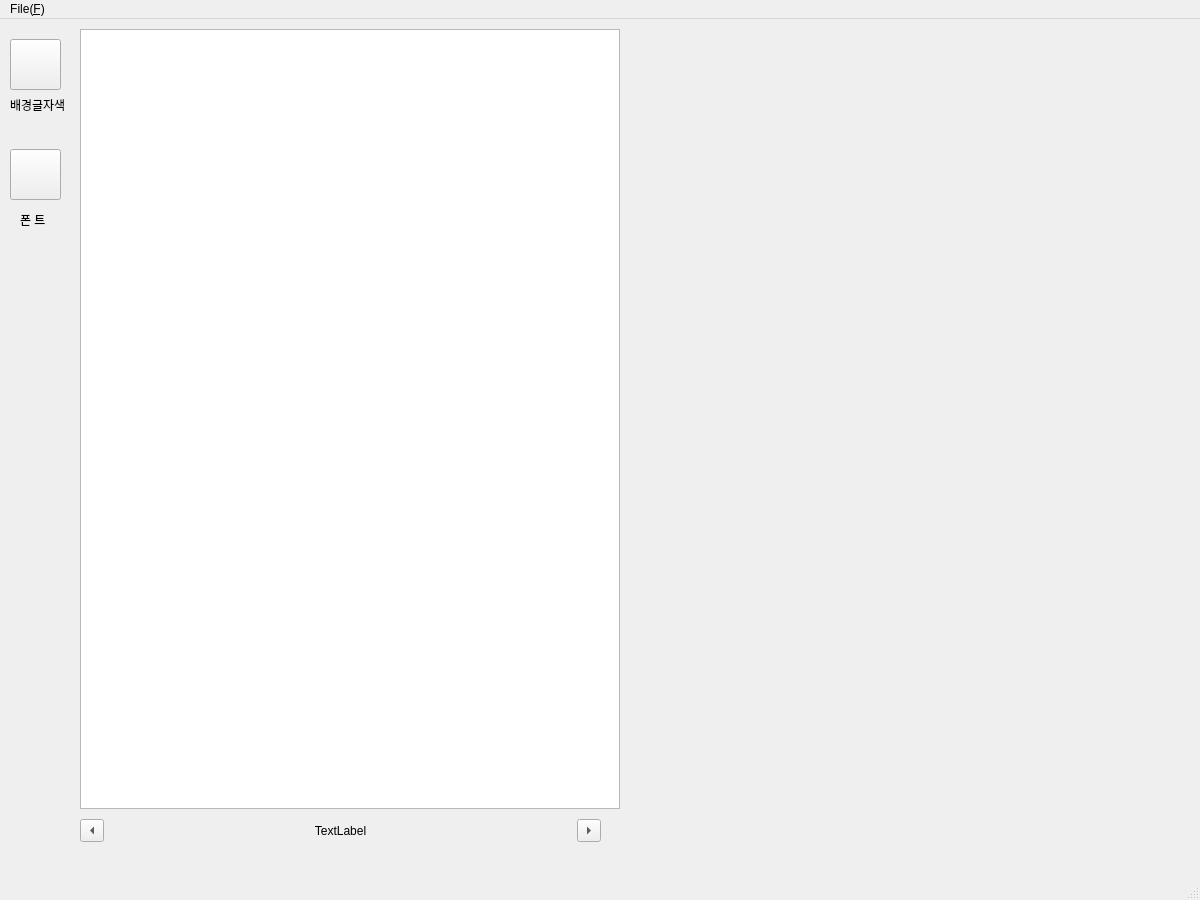
<?xml version="1.0" encoding="UTF-8"?>
<ui version="4.0">
 <class>MainWindow</class>
 <widget class="QMainWindow" name="MainWindow">
  <property name="geometry">
   <rect>
    <x>0</x>
    <y>0</y>
    <width>1200</width>
    <height>900</height>
   </rect>
  </property>
  <property name="minimumSize">
   <size>
    <width>1100</width>
    <height>800</height>
   </size>
  </property>
  <property name="maximumSize">
   <size>
    <width>1200</width>
    <height>900</height>
   </size>
  </property>
  <property name="windowTitle">
   <string>Viewer</string>
  </property>
  <widget class="QWidget" name="centralwidget">
   <widget class="QTextEdit" name="textEdit">
    <property name="enabled">
     <bool>true</bool>
    </property>
    <property name="geometry">
     <rect>
      <x>80</x>
      <y>10</y>
      <width>540</width>
      <height>780</height>
     </rect>
    </property>
    <property name="minimumSize">
     <size>
      <width>540</width>
      <height>780</height>
     </size>
    </property>
    <property name="maximumSize">
     <size>
      <width>540</width>
      <height>780</height>
     </size>
    </property>
    <property name="baseSize">
     <size>
      <width>1000</width>
      <height>717</height>
     </size>
    </property>
    <property name="styleSheet">
     <string notr="true"/>
    </property>
   </widget>
   <widget class="QLabel" name="lbl_image">
    <property name="geometry">
     <rect>
      <x>630</x>
      <y>10</y>
      <width>500</width>
      <height>717</height>
     </rect>
    </property>
    <property name="maximumSize">
     <size>
      <width>500</width>
      <height>717</height>
     </size>
    </property>
    <property name="text">
     <string/>
    </property>
    <property name="pixmap">
     <pixmap resource="image_iner.qrc">:/image/image_iner.jpg</pixmap>
    </property>
    <property name="scaledContents">
     <bool>true</bool>
    </property>
    <property name="alignment">
     <set>Qt::AlignCenter</set>
    </property>
   </widget>
   <widget class="QPushButton" name="btn_setting">
    <property name="geometry">
     <rect>
      <x>10</x>
      <y>130</y>
      <width>51</width>
      <height>51</height>
     </rect>
    </property>
    <property name="icon">
     <iconset>
      <normaloff>image/setting.PNG</normaloff>image/setting.PNG</iconset>
    </property>
    <property name="iconSize">
     <size>
      <width>50</width>
      <height>50</height>
     </size>
    </property>
    <property name="autoRepeat">
     <bool>false</bool>
    </property>
   </widget>
   <widget class="QPushButton" name="btn_setting_2">
    <property name="geometry">
     <rect>
      <x>10</x>
      <y>20</y>
      <width>51</width>
      <height>51</height>
     </rect>
    </property>
    <property name="icon">
     <iconset>
      <normaloff>image/setting.PNG</normaloff>image/setting.PNG</iconset>
    </property>
    <property name="iconSize">
     <size>
      <width>50</width>
      <height>50</height>
     </size>
    </property>
    <property name="autoRepeat">
     <bool>false</bool>
    </property>
   </widget>
   <widget class="QLabel" name="label">
    <property name="geometry">
     <rect>
      <x>10</x>
      <y>70</y>
      <width>61</width>
      <height>31</height>
     </rect>
    </property>
    <property name="styleSheet">
     <string notr="true">font: 8pt &quot;휴먼둥근헤드라인&quot;;</string>
    </property>
    <property name="text">
     <string>배경글자색</string>
    </property>
   </widget>
   <widget class="QLabel" name="label_2">
    <property name="geometry">
     <rect>
      <x>20</x>
      <y>190</y>
      <width>31</width>
      <height>21</height>
     </rect>
    </property>
    <property name="styleSheet">
     <string notr="true">font: 8pt &quot;휴먼둥근헤드라인&quot;;</string>
    </property>
    <property name="text">
     <string>폰 트</string>
    </property>
   </widget>
   <widget class="QWidget" name="">
    <property name="geometry">
     <rect>
      <x>80</x>
      <y>800</y>
      <width>521</width>
      <height>24</height>
     </rect>
    </property>
    <layout class="QHBoxLayout" name="horizontalLayout">
     <property name="leftMargin">
      <number>0</number>
     </property>
     <item>
      <widget class="QToolButton" name="btn_Left">
       <property name="text">
        <string>...</string>
       </property>
       <property name="toolButtonStyle">
        <enum>Qt::ToolButtonIconOnly</enum>
       </property>
       <property name="arrowType">
        <enum>Qt::LeftArrow</enum>
       </property>
      </widget>
     </item>
     <item>
      <widget class="QLabel" name="lblPage">
       <property name="text">
        <string>TextLabel</string>
       </property>
       <property name="alignment">
        <set>Qt::AlignCenter</set>
       </property>
      </widget>
     </item>
     <item>
      <widget class="QToolButton" name="btn_Right">
       <property name="text">
        <string>...</string>
       </property>
       <property name="arrowType">
        <enum>Qt::RightArrow</enum>
       </property>
      </widget>
     </item>
    </layout>
   </widget>
  </widget>
  <widget class="QMenuBar" name="menubar">
   <property name="geometry">
    <rect>
     <x>0</x>
     <y>0</y>
     <width>1200</width>
     <height>21</height>
    </rect>
   </property>
   <widget class="QMenu" name="menuFile_F">
    <property name="title">
     <string>File(&amp;F)</string>
    </property>
    <addaction name="actionOpen"/>
   </widget>
   <addaction name="menuFile_F"/>
  </widget>
  <widget class="QStatusBar" name="statusbar"/>
  <action name="actionOpen">
   <property name="text">
    <string>열기</string>
   </property>
   <property name="shortcut">
    <string>Ctrl+O</string>
   </property>
  </action>
 </widget>
 <resources>
  <include location="image_iner.qrc"/>
 </resources>
 <connections/>
</ui>
